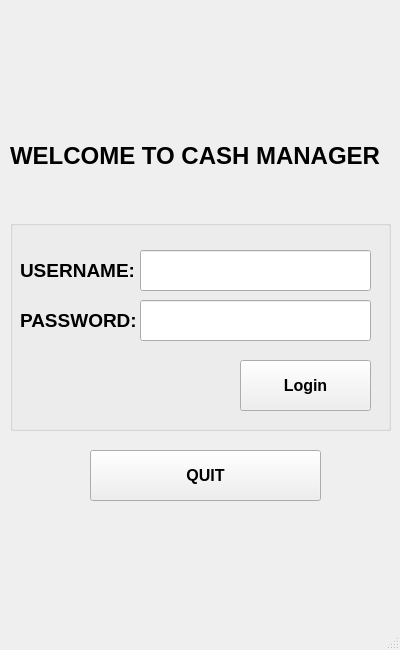
<?xml version="1.0" encoding="UTF-8"?>
<ui version="4.0">
 <class>MainWindow</class>
 <widget class="QMainWindow" name="MainWindow">
  <property name="geometry">
   <rect>
    <x>0</x>
    <y>0</y>
    <width>400</width>
    <height>650</height>
   </rect>
  </property>
  <property name="windowTitle">
   <string>Cash_Management_Login</string>
  </property>
  <widget class="QWidget" name="centralwidget">
   <widget class="QLabel" name="Login_window">
    <property name="geometry">
     <rect>
      <x>0</x>
      <y>0</y>
      <width>401</width>
      <height>651</height>
     </rect>
    </property>
    <property name="text">
     <string/>
    </property>
    <property name="pixmap">
     <pixmap resource="Resources.qrc">:/Resources/Resources/cash_welcome.jpg</pixmap>
    </property>
    <property name="margin">
     <number>0</number>
    </property>
   </widget>
   <widget class="QLabel" name="Welcome_text">
    <property name="geometry">
     <rect>
      <x>10</x>
      <y>70</y>
      <width>371</width>
      <height>171</height>
     </rect>
    </property>
    <property name="font">
     <font>
      <pointsize>18</pointsize>
      <bold>true</bold>
     </font>
    </property>
    <property name="text">
     <string>WELCOME TO CASH MANAGER</string>
    </property>
   </widget>
   <widget class="QGroupBox" name="Login_group">
    <property name="geometry">
     <rect>
      <x>10</x>
      <y>220</y>
      <width>381</width>
      <height>211</height>
     </rect>
    </property>
    <property name="title">
     <string/>
    </property>
    <widget class="QLabel" name="Username_label">
     <property name="geometry">
      <rect>
       <x>10</x>
       <y>30</y>
       <width>121</width>
       <height>41</height>
      </rect>
     </property>
     <property name="font">
      <font>
       <pointsize>14</pointsize>
       <bold>true</bold>
      </font>
     </property>
     <property name="text">
      <string>USERNAME:</string>
     </property>
    </widget>
    <widget class="QLabel" name="Password_label">
     <property name="geometry">
      <rect>
       <x>10</x>
       <y>80</y>
       <width>121</width>
       <height>41</height>
      </rect>
     </property>
     <property name="font">
      <font>
       <pointsize>14</pointsize>
       <bold>true</bold>
      </font>
     </property>
     <property name="text">
      <string>PASSWORD:</string>
     </property>
    </widget>
    <widget class="QLineEdit" name="User_lineEdit">
     <property name="geometry">
      <rect>
       <x>130</x>
       <y>30</y>
       <width>231</width>
       <height>41</height>
      </rect>
     </property>
     <property name="font">
      <font>
       <pointsize>14</pointsize>
      </font>
     </property>
    </widget>
    <widget class="QLineEdit" name="Pass_lineEdit">
     <property name="geometry">
      <rect>
       <x>130</x>
       <y>80</y>
       <width>231</width>
       <height>41</height>
      </rect>
     </property>
     <property name="font">
      <font>
       <pointsize>14</pointsize>
      </font>
     </property>
     <property name="echoMode">
      <enum>QLineEdit::Password</enum>
     </property>
    </widget>
    <widget class="QPushButton" name="Login_button">
     <property name="geometry">
      <rect>
       <x>230</x>
       <y>140</y>
       <width>131</width>
       <height>51</height>
      </rect>
     </property>
     <property name="font">
      <font>
       <pointsize>12</pointsize>
       <bold>true</bold>
      </font>
     </property>
     <property name="text">
      <string>Login</string>
     </property>
    </widget>
   </widget>
   <widget class="QPushButton" name="Quit_buttton">
    <property name="geometry">
     <rect>
      <x>90</x>
      <y>450</y>
      <width>231</width>
      <height>51</height>
     </rect>
    </property>
    <property name="font">
     <font>
      <pointsize>12</pointsize>
      <bold>true</bold>
     </font>
    </property>
    <property name="text">
     <string>QUIT</string>
    </property>
   </widget>
  </widget>
  <widget class="QStatusBar" name="statusbar"/>
 </widget>
 <resources>
  <include location="Resources.qrc"/>
 </resources>
 <connections/>
</ui>
